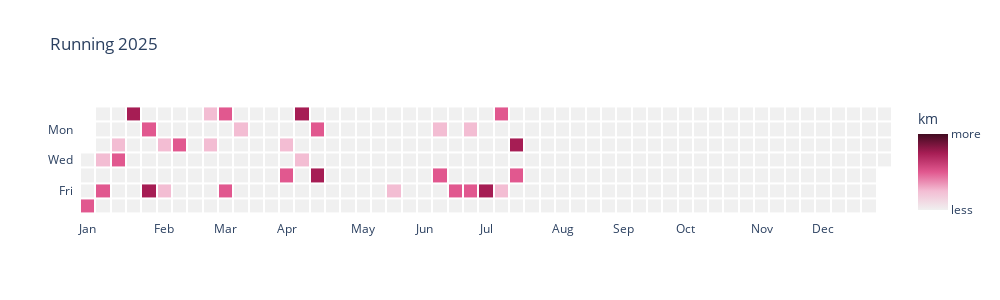

Source (notebook cell):
### Markdown cell above
## Approach with Heatmap

### Code cell
# for the values we want to show
z_matrix = new.pivot(index="github_weekday", columns="calendar_week", values="distance_label")
# for the date that we need for the labels when hovering
label_matrix = new.pivot(index="github_weekday", columns="calendar_week", values="hover_label")
label_matrix_str = label_matrix.astype(str).values 

# Weekday labels
weekday_labels = ["","Mon  ","","Wed  ","","Fri  ",""] # add whitespacd

# number of green tones
num_colors = 4
custom_colorscale = custom_color_scale(num_colors=num_colors, hue=336, saturation=0.7) # rosered :-) 
# labels for colorscale
lc = ['']* (num_colors + 1)
lc[0] = 'less'
lc[-1] = 'more'

fig = go.Figure(go.Heatmap(
    z=z_matrix.values,                   # 2D data matrix
    x=z_matrix.columns,                  # weeks on x-axis
    y=z_matrix.index,    
    zmax = num_colors,
    zmin = 0,
    colorscale=custom_colorscale,
    xgap=2, ygap=2,                      # add spacing between cells
    colorbar = dict(
        title= "km",           # ✅ Title of the legend
        tickvals= list(range(num_colors + 1)),  # ✅ Where to place ticks
        ticktext= lc  # ✅ Custom labels
    ),
    hoverongaps=False,
    text=label_matrix_str,    
    hovertemplate=(" %{text}<br>" +          # use the date string here
                   "<extra></extra>"  # hides trace name box
)))

# Make cells square
fig.update_yaxes(
    scaleanchor="x",     # enforce square aspect ratio
    autorange='reversed', # reverse to match GitHub style
    tickmode="array",
    tickvals=list(range(7)),
    range=[-0.5, 6.5],                      # always show 7 rows
    ticktext=weekday_labels,
)


# Label only some weeks with months
tickvals = list(labels.calendar_week)
ticktext = list(labels.month)

fig.update_xaxes(
    tickvals=tickvals,
    ticktext=ticktext
)

fig.update_layout(
    plot_bgcolor='white',        # inside plot area
    #paper_bgcolor='lightgray',
    #margin=dict(l=60, r=20, t=40, b=10),
    width = 1000,
    height = 300,
    title = "Running 2025"
)

fig.show()

### Figure 1 — Plotly figure (JSON) as saved in the notebook; plotly's stock layout.template omitted (floating-point values rounded to 4 significant figures; data arrays with more than 128 entries replaced by an {"elided": "..."} marker saying what was removed)
{"data": [{"colorbar": {"ticktext": ["less", "", "", "", "more"], "tickvals": [0, 1, 2, 3, 4], "title": {"text": "km"}}, "colorscale": [[0, "#f0f0f0"], [0.25, "#f3bdd3"], [0.5, "#e1588f"], [0.75, "#a61d54"], [1, "#410b20"]], "hoverongaps": false, "hovertemplate": " %{text}<br><extra></extra>", "text": {"elided": "7x53 str values"}, "type": "heatmap", "x": [0, 1, 2, 3, 4, 5, 6, 7, 8, 9, 10, 11, 12, 13, 14, 15, 16, 17, 18, 19, 20, 21, 22, 23, 24, 25, 26, 27, 28, 29, 30, 31, 32, 33, 34, 35, 36, 37, 38, 39, 40, 41, 42, 43, 44, 45, 46, 47, 48, 49, 50, 51, 52], "xgap": 2, "y": [0, 1, 2, 3, 4, 5, 6], "ygap": 2, "z": {"elided": "7x53 int values"}, "zmax": 4, "zmin": 0}], "layout": {"height": 300, "plot_bgcolor": "white", "title": {"text": "Running 2025"}, "width": 1000, "xaxis": {"ticktext": ["Jan", "Feb", "Mar", "Apr", "May", "Jun", "Jul", "Aug", "Sep", "Oct", "Nov", "Dec"], "tickvals": [0, 5, 9, 13, 18, 22, 26, 31, 35, 39, 44, 48]}, "yaxis": {"autorange": "reversed", "range": [-0.5, 6.5], "scaleanchor": "x", "tickmode": "array", "ticktext": ["", "Mon  ", "", "Wed  ", "", "Fri  ", ""], "tickvals": [0, 1, 2, 3, 4, 5, 6]}}}
